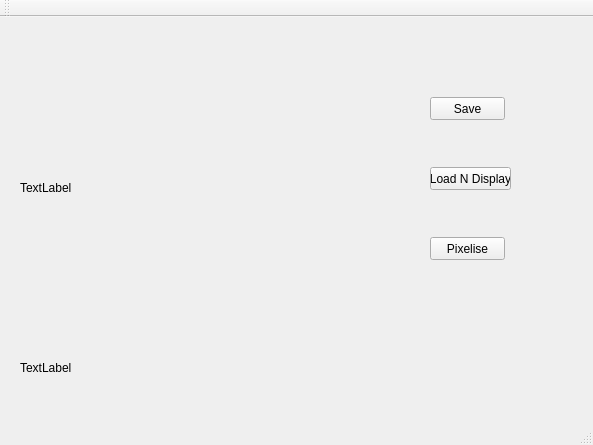
<?xml version="1.0" encoding="UTF-8"?>
<ui version="4.0">
 <class>MainWindow</class>
 <widget class="QMainWindow" name="MainWindow">
  <property name="geometry">
   <rect>
    <x>0</x>
    <y>0</y>
    <width>593</width>
    <height>445</height>
   </rect>
  </property>
  <property name="windowTitle">
   <string>MainWindow</string>
  </property>
  <widget class="QWidget" name="centralWidget">
   <widget class="QPushButton" name="pushButton">
    <property name="geometry">
     <rect>
      <x>430</x>
      <y>150</y>
      <width>81</width>
      <height>23</height>
     </rect>
    </property>
    <property name="text">
     <string>Load N Display</string>
    </property>
   </widget>
   <widget class="QLabel" name="DrawingLabel">
    <property name="geometry">
     <rect>
      <x>20</x>
      <y>10</y>
      <width>401</width>
      <height>321</height>
     </rect>
    </property>
    <property name="text">
     <string>TextLabel</string>
    </property>
   </widget>
   <widget class="QLabel" name="FilePathLabel">
    <property name="geometry">
     <rect>
      <x>20</x>
      <y>340</y>
      <width>151</width>
      <height>21</height>
     </rect>
    </property>
    <property name="text">
     <string>TextLabel</string>
    </property>
   </widget>
   <widget class="QPushButton" name="pushButton_2">
    <property name="geometry">
     <rect>
      <x>430</x>
      <y>80</y>
      <width>75</width>
      <height>23</height>
     </rect>
    </property>
    <property name="text">
     <string>Save</string>
    </property>
   </widget>
   <widget class="QPushButton" name="pushButton_3">
    <property name="geometry">
     <rect>
      <x>430</x>
      <y>220</y>
      <width>75</width>
      <height>23</height>
     </rect>
    </property>
    <property name="text">
     <string>Pixelise</string>
    </property>
   </widget>
  </widget>
  <widget class="QMenuBar" name="menuBar">
   <property name="geometry">
    <rect>
     <x>0</x>
     <y>0</y>
     <width>593</width>
     <height>21</height>
    </rect>
   </property>
  </widget>
  <widget class="QToolBar" name="mainToolBar">
   <attribute name="toolBarArea">
    <enum>TopToolBarArea</enum>
   </attribute>
   <attribute name="toolBarBreak">
    <bool>false</bool>
   </attribute>
  </widget>
  <widget class="QStatusBar" name="statusBar"/>
 </widget>
 <layoutdefault spacing="6" margin="11"/>
 <resources/>
 <connections/>
</ui>
